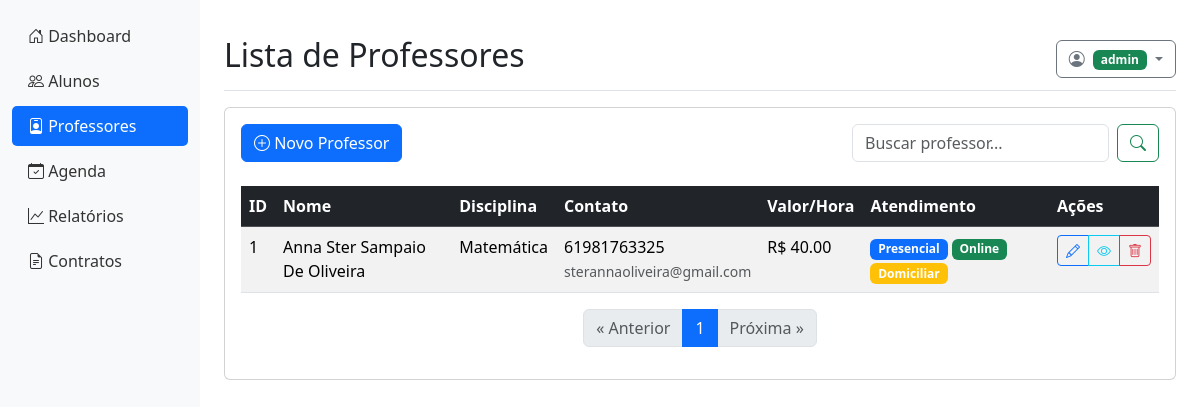
Page /professores (signed in) on the committed database.
### app/models.py (models this page shows, shortened)
class User(db.Model, UserMixin):
    __tablename__ = 'users'
    id = db.Column(db.Integer, primary_key=True)
    nome = db.Column(db.String(100), nullable=False)  # Mantido sem default para obrigar preenchimento
    email = db.Column(db.String(120), unique=True, nullable=False)
    password_hash = db.Column(db.String(128), nullable=False)
    role = db.Column(db.String(20), nullable=False)  # 'aluno', 'professor', 'admin', 'responsavel'
    last_login = db.Column(db.DateTime)
    is_active = db.Column(db.Boolean, default=True)
    data_cadastro = db.Column(db.DateTime, default=datetime.utcnow, nullable=False)
    aluno_id = db.Column(db.Integer, db.ForeignKey('aluno.id', ondelete='CASCADE'), nullable=True)
    professor_id = db.Column(db.Integer, db.ForeignKey('professor.id', ondelete='CASCADE'), nullable=True)
    responsavel_id = db.Column(db.Integer, db.ForeignKey('responsavel.id', ondelete='CASCADE'), nullable=True)
    aluno = db.relationship('Aluno', back_populates='user', uselist=False,
                          foreign_keys=[aluno_id])
    professor = db.relationship('Professor', back_populates='user', uselist=False,
                              foreign_keys=[professor_id])
    responsavel = db.relationship('Responsavel', back_populates='user', uselist=False,
                                foreign_keys=[responsavel_id])
    @property
    def password(self):
        raise AttributeError('A senha não é um atributo legível')

class Professor(db.Model):
    __tablename__ = 'professor'
    id = db.Column(db.Integer, primary_key=True)
    nome = db.Column(db.String(100), nullable=False)
    nacionalidade = db.Column(db.String(50), default='')
    estado_civil = db.Column(db.String(20), default='')
    rg = db.Column(db.String(20), nullable=False)
    cpf = db.Column(db.String(14), unique=True, nullable=False)
    endereco = db.Column(db.String(200), nullable=False)
    banco = db.Column(db.String(50), default='')
    agencia = db.Column(db.String(10), default='')
    conta = db.Column(db.String(15), default='')
    pix = db.Column(db.String(100), default='')
    telefone = db.Column(db.String(20), nullable=False)
    disciplina = db.Column(db.String(50), nullable=False)
    disponibilidade = db.Column(db.String(200), default='')
    valor_hora = db.Column(db.Float, default=0.0)
    tipo_atendimento = db.Column(db.String(50), default='presencial')
    data_cadastro = db.Column(db.DateTime, default=datetime.utcnow)
    user = db.relationship('User', back_populates='professor', uselist=False)
    aulas = db.relationship('Aula', backref='professor_rel', lazy=True)
    contratos = db.relationship('Contrato', back_populates='professor', lazy='dynamic')
    materias = db.relationship('ProfessorMateria', back_populates='professor')

### app/routes.py (the view, shortened to what this page needs)
@main_bp.route('/professores', methods=['GET'])
@login_required
def listar_professores():
    if current_user.role not in ['admin', 'aluno']:
        abort(403)
    try:
        page = request.args.get('page', 1, type=int)
        per_page = request.args.get('per_page', 10, type=int)
        search = request.args.get('q', '').strip()
        disciplina = request.args.get('disciplina', '').strip()
        query = Professor.query
        if disciplina:
            query = query.filter(Professor.disciplina.ilike(f'%{disciplina}%'))
        professores = query.order_by(Professor.nome).paginate(page=page, per_page=per_page, error_out=False)
        disciplinas = db.session.query(
            Professor.disciplina.distinct().label('disciplina')
        ).all()
        return render_template('professores/lista.html',
                            professores=professores,
                            search_query=search,
                            disciplinas=[d.disciplina for d in disciplinas],
                            disciplina_selecionada=disciplina)
    except Exception as e:
        current_app.logger.error(f"Erro ao listar professores: {str(e)}", exc_info=True)
        flash('Ocorreu um erro ao carregar a lista de professores', 'danger')
        return redirect(url_for('main.dashboard'))

### app/__init__.py (called while the page is built)
@login_manager.user_loader
def load_user(user_id):
    from app.models import User
    return User.query.get(int(user_id))

def register_context_processors(app):
    @app.context_processor
    def inject_user():
        return dict(current_user=current_user)

### app/templates/professores/lista.html (shortened to what this page needs)
{% extends "base.html" %}
{% block header %}Lista de Professores{% endblock %}
{% block content %}
<div class="card">
    <div class="card-body">
        <div class="d-flex justify-content-between mb-4">
            <a href="{{ url_for('main.cadastrar_professor') }}" class="btn btn-primary">
                <i class="bi bi-plus-circle"></i> Novo Professor
            </a>
            <form class="d-flex" method="GET" action="{{ url_for('main.listar_professores') }}">
                <input class="form-control me-2" type="search" name="q" placeholder="Buscar professor..." value="{{ search_query }}">
                <button class="btn btn-outline-success" type="submit">
                    <i class="bi bi-search"></i>
                </button>
            </form>
        </div>
        {% if professores.items %}
        <div class="table-responsive">
            <table class="table table-hover table-striped">
                <thead class="table-dark">
                    <tr>
                        <th>ID</th>
                        <th>Nome</th>
                        <th>Disciplina</th>
                        <th>Contato</th>
                        <th>Valor/Hora</th>
                        <th>Atendimento</th>
                        <th>Ações</th>
                    </tr>
                </thead>
                <tbody>
                    {% for professor in professores.items %}
                    <tr>
                        <td>{{ professor.id }}</td>
                        <td>{{ professor.nome }}</td>
                        <td>{{ professor.disciplina }}</td>
                        <td>
                            <div>{{ professor.telefone }}</div>
                            <small class="text-muted">{{ professor.user.email if professor.user else '' }}</small>
                        </td>
                        <td>R$ {{ "%.2f"|format(professor.valor_hora) }}</td>
                        <td>
                            {% if professor.tipo_atendimento %}
                                {% for tipo in professor.tipo_atendimento.split(',') %}
                                    <span class="badge bg-{{ 'primary' if tipo == 'presencial' else 'success' if tipo == 'online' else 'warning' }}">
                                        {{ tipo|capitalize }}
                                    </span>
                                {% endfor %}
                            {% endif %}
                        </td>
                        <td>
                            <div class="btn-group btn-group-sm">
                                <a href="{{ url_for('main.editar_professor', id=professor.id) }}" class="btn btn-outline-primary" title="Editar">
                                    <i class="bi bi-pencil"></i>
                                </a>
                                <a href="{{ url_for('main.visualizar_professor', id=professor.id) }}" class="btn btn-outline-info" title="Visualizar">
                                    <i class="bi bi-eye"></i>
                                </a>
                                <button type="button" class="btn btn-outline-danger" title="Excluir" data-bs-toggle="modal" data-bs-target="#confirmDelete{{ professor.id }}">
                                    <i class="bi bi-trash"></i>
                                </button>
                            </div>
                        </td>
                    </tr>
                    {% endfor %}
                </tbody>
            </table>
        </div>
        <nav aria-label="Page navigation">
            <ul class="pagination justify-content-center">
                {% if professores.has_prev %}
                <li class="page-item">
                    <a class="page-link" href="{{ url_for('main.listar_professores', page=professores.prev_num, q=search_query) }}">
                        &laquo; Anterior
                    </a>
                </li>
                {% else %}
                <li class="page-item disabled">
                    <span class="page-link">&laquo; Anterior</span>
                </li>
                {% endif %}
                {% for page_num in professores.iter_pages(left_edge=1, right_edge=1, left_current=2, right_current=3) %}
                    {% if page_num %}
                        {% if professores.page == page_num %}
                        <li class="page-item active">
                            <span class="page-link">{{ page_num }}</span>
                        </li>
                        {% else %}
                        <li class="page-item">
                            <a class="page-link" href="{{ url_for('main.listar_professores', page=page_num, q=search_query) }}">
                                {{ page_num }}
                            </a>
                        </li>
                        {% endif %}
                    {% else %}
                        <li class="page-item disabled">
                            <span class="page-link">...</span>
                        </li>
                    {% endif %}
                {% endfor %}
                {% if professores.has_next %}
                <li class="page-item">
                    <a class="page-link" href="{{ url_for('main.listar_professores', page=professores.next_num, q=search_query) }}">
                        Próxima &raquo;
                    </a>
                </li>
                {% else %}
                <li class="page-item disabled">
                    <span class="page-link">Próxima &raquo;</span>
                </li>
                {% endif %}
            </ul>
        </nav>
        {% else %}
        <div class="alert alert-info">
            Nenhum professor encontrado
        </div>
        {% endif %}
    </div>
</div>
{% endblock %}

### app/templates/base.html (shortened to what this page needs)
<!DOCTYPE html>
<html lang="pt-BR">
<head>
    <link href="https://cdn.jsdelivr.net/npm/bootstrap@5.3.2/dist/css/bootstrap.min.css" rel="stylesheet">
    <link href="{{ url_for('static', filename='css/modal-fixes.css') }}" rel="stylesheet">
    <link rel="stylesheet" href="https://cdn.jsdelivr.net/npm/bootstrap-icons@1.11.3/font/bootstrap-icons.min.css">
</head>
<body>
    <div class="container-fluid">
        <div class="row">
            <div class="col-md-3 col-lg-2 d-md-block sidebar collapse">
                <div class="position-sticky pt-3">
                    <ul class="nav flex-column">
                        <li class="nav-item">
                            <a class="nav-link {% if request.endpoint == 'main.index' %}active{% endif %}" href="{{ url_for('main.index') }}">
                                <i class="bi bi-house-door"></i> Dashboard
                            </a>
                        </li>
                        <li class="nav-item">
                            <a class="nav-link {% if 'alunos' in request.endpoint %}active{% endif %}" href="{{ url_for('alunos.listar_alunos') }}">
                                <i class="bi bi-people"></i> Alunos
                            </a>
                        </li>
                        <li class="nav-item">
                            <a class="nav-link {% if 'professores' in request.endpoint %}active{% endif %}" href="{{ url_for('main.listar_professores') }}">
                                <i class="bi bi-person-badge"></i> Professores
                            </a>
                        </li>
                        <li class="nav-item">
                            <a class="nav-link {% if 'agenda' in request.endpoint %}active{% endif %}" href="{{ url_for('main.agenda') }}">
                                <i class="bi bi-calendar-check"></i> Agenda
                            </a>
                        </li>
                        <li class="nav-item">
                            <a class="nav-link {% if 'relatorios' in request.endpoint %}active{% endif %}" href="{{ url_for('main.relatorio_mensal') }}">
                                <i class="bi bi-graph-up"></i> Relatórios
                            </a>
                        </li>
                        <li class="nav-item">
                            <a class="nav-link {% if 'contratos' in request.endpoint %}active{% endif %}" href="{{ url_for('main.listar_contratos') }}">
                                <i class="bi bi-file-earmark-text"></i> Contratos
                            </a>
                        </li>
                    </ul>
                </div>
            </div>
            <main class="col-md-9 ms-sm-auto col-lg-10 px-md-4 main-content">
                <div class="d-flex justify-content-between flex-wrap flex-md-nowrap align-items-center pt-3 pb-2 mb-3 border-bottom">
                    <h1 class="h2">{% block header %}{% endblock %}</h1>
                    <div class="btn-toolbar mb-2 mb-md-0">
                        <div class="dropdown">
                            {% if current_user.is_authenticated %}
                            <button class="btn btn-outline-secondary dropdown-toggle" type="button" id="userDropdown"
                                    data-bs-toggle="dropdown" aria-expanded="false">
                                <i class="bi bi-person-circle"></i> {{ current_user.name }}
                                <span class="badge bg-{{ 'success' if current_user.role == 'admin' else 'primary' }} ms-1">
                                    {{ current_user.role }}
                                </span>
                            </button>
                            {% else %}
                            <a href="{{ url_for('auth.login') }}" class="btn btn-outline-primary">
                                <i class="bi bi-box-arrow-in-right"></i> Entrar
                            </a>
                            {% endif %}
                        </div>
                    </div>
                </div>
                {% block content %}{% endblock %}
            </main>
        </div>
    </div>
</body>
</html>

### app/templates/base.html (style rules this page uses)
.sidebar { min-height: 100vh; background-color: #f8f9fa; transition: all 0.3s; }
.sidebar .nav-link { color: #333; border-radius: 5px; margin-bottom: 5px; }
.sidebar .nav-link.active { background-color: #0d6efd; color: white; }
.main-content { padding-top: 20px; }
.card { transition: transform 0.3s; }

### rows in the picture
User: role "admin"
Professor: id "1", nome "Anna Ster Sampaio De Oliveira", disciplina "Matemática", telefone "61981763325", user "sterannaoliveira@gmail.com", valor_hora "40.00", tipo "Presencial" "Online" "Domiciliar"

### other values in the picture
{{ page_num }} "1"
